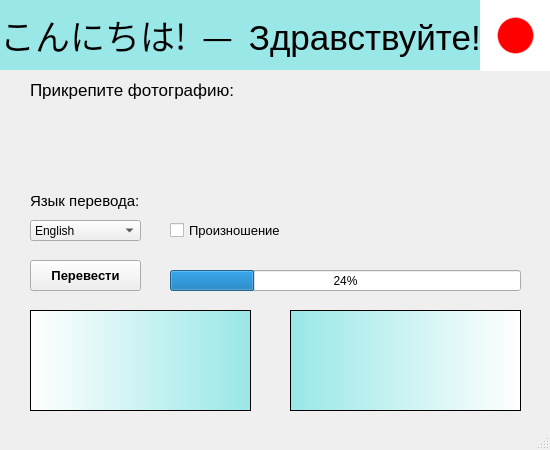
<?xml version="1.0" encoding="UTF-8"?>
<ui version="4.0">
 <class>MainWindow</class>
 <widget class="QMainWindow" name="MainWindow">
  <property name="geometry">
   <rect>
    <x>0</x>
    <y>0</y>
    <width>550</width>
    <height>450</height>
   </rect>
  </property>
  <property name="sizePolicy">
   <sizepolicy hsizetype="Fixed" vsizetype="Fixed">
    <horstretch>0</horstretch>
    <verstretch>0</verstretch>
   </sizepolicy>
  </property>
  <property name="windowTitle">
   <string>Переводчик с японского</string>
  </property>
  <property name="windowIcon">
   <iconset>
    <normalon>D:/Images 2/translate-icon.png</normalon>
   </iconset>
  </property>
  <widget class="QWidget" name="centralwidget">
   <widget class="QCheckBox" name="checkBox">
    <property name="enabled">
     <bool>true</bool>
    </property>
    <property name="geometry">
     <rect>
      <x>170</x>
      <y>220</y>
      <width>111</width>
      <height>20</height>
     </rect>
    </property>
    <property name="font">
     <font>
      <pointsize>10</pointsize>
     </font>
    </property>
    <property name="text">
     <string>Произношение</string>
    </property>
    <property name="checkable">
     <bool>true</bool>
    </property>
    <property name="checked">
     <bool>false</bool>
    </property>
   </widget>
   <widget class="QPushButton" name="pushButton">
    <property name="geometry">
     <rect>
      <x>30</x>
      <y>260</y>
      <width>111</width>
      <height>31</height>
     </rect>
    </property>
    <property name="font">
     <font>
      <pointsize>10</pointsize>
      <weight>75</weight>
      <italic>false</italic>
      <bold>true</bold>
      <underline>false</underline>
      <strikeout>false</strikeout>
      <kerning>true</kerning>
     </font>
    </property>
    <property name="text">
     <string>Перевести</string>
    </property>
    <property name="iconSize">
     <size>
      <width>16</width>
      <height>16</height>
     </size>
    </property>
   </widget>
   <widget class="QScrollArea" name="scrollArea">
    <property name="geometry">
     <rect>
      <x>30</x>
      <y>310</y>
      <width>221</width>
      <height>101</height>
     </rect>
    </property>
    <property name="styleSheet">
     <string notr="true">background-color: qlineargradient(spread:pad, x1:1, y1:0, x2:0, y2:0, stop:0 rgba(154, 231, 231, 255), stop:1 rgba(255, 255, 255, 255));</string>
    </property>
    <property name="widgetResizable">
     <bool>true</bool>
    </property>
    <widget class="QWidget" name="scrollAreaWidgetContents">
     <property name="geometry">
      <rect>
       <x>0</x>
       <y>0</y>
       <width>219</width>
       <height>99</height>
      </rect>
     </property>
    </widget>
   </widget>
   <widget class="QComboBox" name="comboBox">
    <property name="geometry">
     <rect>
      <x>30</x>
      <y>220</y>
      <width>111</width>
      <height>21</height>
     </rect>
    </property>
    <property name="font">
     <font>
      <pointsize>9</pointsize>
     </font>
    </property>
    <item>
     <property name="text">
      <string>English</string>
     </property>
    </item>
    <item>
     <property name="text">
      <string>Русский</string>
     </property>
    </item>
    <item>
     <property name="text">
      <string>Deutsch</string>
     </property>
    </item>
   </widget>
   <widget class="QProgressBar" name="progressBar">
    <property name="geometry">
     <rect>
      <x>170</x>
      <y>270</y>
      <width>351</width>
      <height>21</height>
     </rect>
    </property>
    <property name="value">
     <number>24</number>
    </property>
   </widget>
   <widget class="QLabel" name="label">
    <property name="geometry">
     <rect>
      <x>30</x>
      <y>190</y>
      <width>111</width>
      <height>21</height>
     </rect>
    </property>
    <property name="font">
     <font>
      <pointsize>11</pointsize>
     </font>
    </property>
    <property name="text">
     <string>Язык перевода:</string>
    </property>
   </widget>
   <widget class="QLabel" name="label_2">
    <property name="geometry">
     <rect>
      <x>0</x>
      <y>0</y>
      <width>480</width>
      <height>70</height>
     </rect>
    </property>
    <property name="font">
     <font>
      <family>Nirmala UI</family>
      <pointsize>26</pointsize>
      <weight>50</weight>
      <bold>false</bold>
     </font>
    </property>
    <property name="styleSheet">
     <string notr="true">background-color: rgb(154, 231, 231);
</string>
    </property>
    <property name="text">
     <string>こんにちは!  —  Здравствуйте!</string>
    </property>
    <property name="margin">
     <number>15</number>
    </property>
   </widget>
   <widget class="QLabel" name="label_3">
    <property name="geometry">
     <rect>
      <x>30</x>
      <y>80</y>
      <width>210</width>
      <height>20</height>
     </rect>
    </property>
    <property name="font">
     <font>
      <pointsize>13</pointsize>
     </font>
    </property>
    <property name="text">
     <string>Прикрепите фотографию:</string>
    </property>
   </widget>
   <widget class="QScrollArea" name="scrollArea_2">
    <property name="geometry">
     <rect>
      <x>290</x>
      <y>310</y>
      <width>231</width>
      <height>101</height>
     </rect>
    </property>
    <property name="styleSheet">
     <string notr="true">background-color: qlineargradient(spread:pad, x1:1, y1:0, x2:0, y2:0, stop:0 rgba(154, 231, 231, 255), stop:1 rgba(255, 255, 255, 255));
background-color: qlineargradient(spread:pad, x1:0, y1:0, x2:1, y2:0, stop:0 rgba(154, 231, 231, 255), stop:1 rgba(255, 255, 255, 255));</string>
    </property>
    <property name="widgetResizable">
     <bool>true</bool>
    </property>
    <widget class="QWidget" name="scrollAreaWidgetContents_2">
     <property name="geometry">
      <rect>
       <x>0</x>
       <y>0</y>
       <width>229</width>
       <height>99</height>
      </rect>
     </property>
    </widget>
   </widget>
   <widget class="QLabel" name="label_4">
    <property name="geometry">
     <rect>
      <x>480</x>
      <y>0</y>
      <width>71</width>
      <height>71</height>
     </rect>
    </property>
    <property name="styleSheet">
     <string notr="true">background-color: qradialgradient(spread:pad, cx:0.5, cy:0.5, radius:0.5, fx:0.5, fy:0.5, stop:0 rgba(255, 0, 0, 255), stop:0.479904 rgba(255, 0, 0, 255), stop:0.522685 rgba(255, 255, 255, 255), stop:1 rgba(255, 255, 255, 255));</string>
    </property>
    <property name="text">
     <string/>
    </property>
   </widget>
  </widget>
  <widget class="QStatusBar" name="statusbar"/>
 </widget>
 <resources/>
 <connections/>
</ui>
